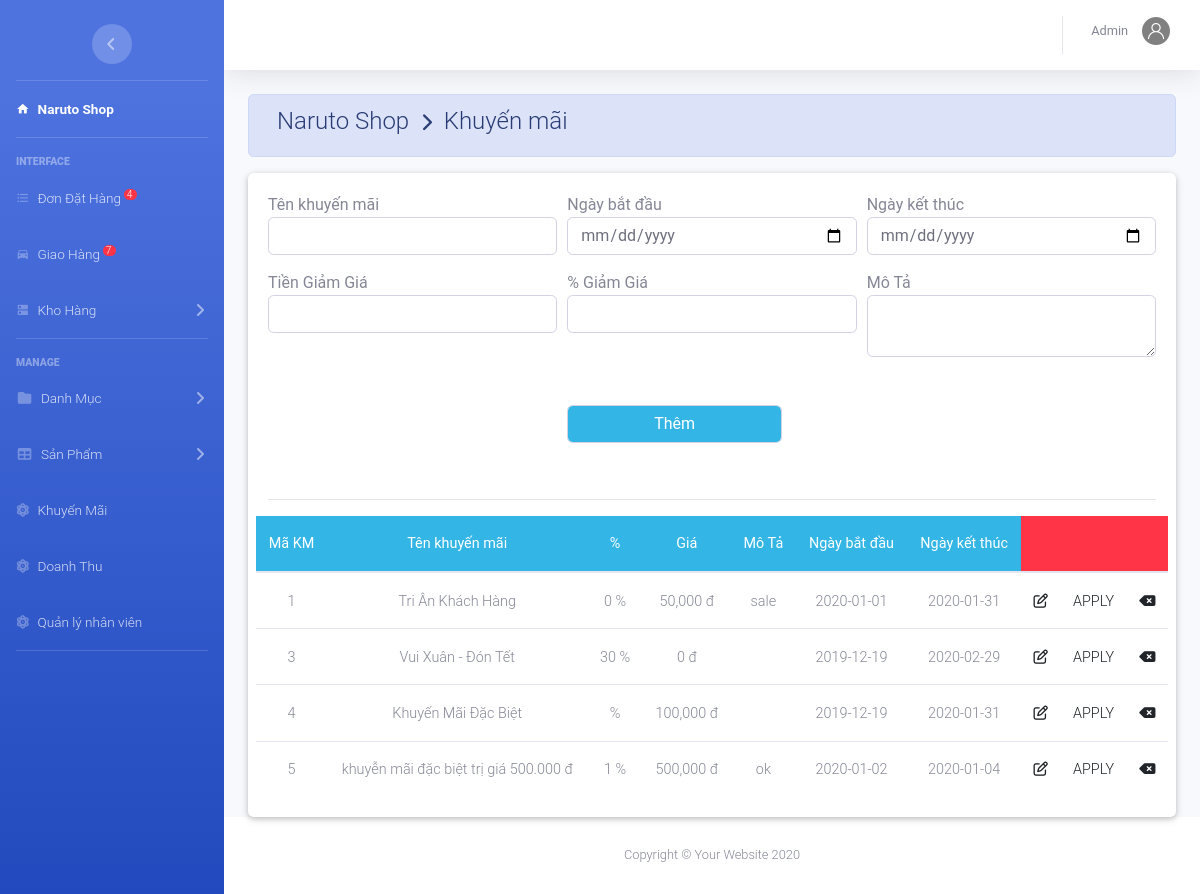
/admin/index.php?action=khuyenmai (signed in), run on the app's committed database.
### tables this page shows
CREATE TABLE `khuyenmai` (
  `MaKM` int(11) NOT NULL,
  `TenKM` varchar(50) DEFAULT NULL,
  `MoTa` varchar(11) DEFAULT NULL,
  `KM_PT` int(5) DEFAULT NULL,
  `TienKM` decimal(10,0) DEFAULT NULL,
  `NgayBD` date DEFAULT NULL,
  `NgayKT` date DEFAULT NULL
);

### admin/khuyenmai/khuyenmai.php (the view)
<?php
	$sql="select * from khuyenmai ";
	$rs=mysqli_query($conn,$sql);
?>
		<div class="row">
			<table class="table table-hover m-auto text-center" >
				<thead class="badge-info" style="font-size: 14px;">
					<tr>
						<th>Mã KM</th><th>Tên khuyến mãi</th><th>%</th><th> Giá</th><th>Mô Tả</th><th>Ngày bắt đầu</th><th>Ngày kết thúc </th><th class="badge-danger" colspan="3"></th>
					</tr>
				</thead>
				<tbody  style="font-size: 12px;">
			 <?php $so=0;
				 while ($row=mysqli_fetch_array($rs)) { ?>
					<tr>
						<td><?php echo $row['MaKM']; ?></td>
						<td><?php echo $row['TenKM']; ?></td>
						<td><?php echo $row['KM_PT'].' %'; ?></td>
						<td><?php echo number_format($row['TienKM']).' đ'; ?></td>
						<td><?php echo $row['MoTa']; ?></td>
						<td><?php echo $row['NgayBD']; ?></td>
						<td><?php echo $row['NgayKT']; ?></td>
						<td><a href="index.php?action=khuyenmai&view=sua&makm=<?php echo $row['MaKM']; ?>" ><i class="far fa-edit"></i></a></td>
						<td><a href="index.php?action=khuyenmai&view=apply&makm=<?php echo $row['MaKM']; ?>" >APPLY</a></td>
						<td><a href="khuyenmai/xuly.php?xoa=xoa&makm=<?php echo $row['MaKM']; ?>" ><i class="fas fa-backspace"></i></a></td>
					</tr>
			 <?php	} ?>
				</tbody>
			</table>
		</div>
	</div>
</div>

### data on the page
khuyenmai: MaKM "1", TenKM "Tri Ân Khách Hàng", KM_PT "0", TienKM "50,000", MoTa "sale", NgayBD "2020-01-01", NgayKT "2020-01-31"
khuyenmai: MaKM "3", TenKM "Vui Xuân - Đón Tết", KM_PT "30", TienKM "0", NgayBD "2019-12-19", NgayKT "2020-02-29"
khuyenmai: MaKM "4", TenKM "Khuyến Mãi Đặc Biệt", TienKM "100,000", NgayBD "2019-12-19", NgayKT "2020-01-31"
khuyenmai: MaKM "5", TenKM "khuyễn mãi đặc biệt trị giá 500.000 đ", KM_PT "1", TienKM "500,000", MoTa "ok", NgayBD "2020-01-02", NgayKT "2020-01-04"

### other printed values
$dem "4"
$dem "7"
$nv['TenNV'] "Admin"
